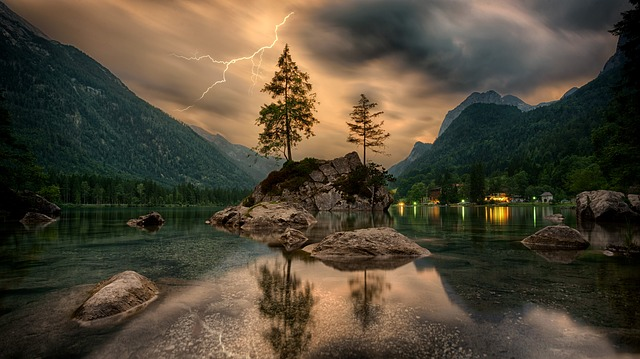
#> input picture data/images/nature-640.jpg, 640 x 359 px
$ python instagram.py   (older library calls are emulated)
#> lines starting #> are read from the running program, lines starting #| are printed output that depends on the picture

import cv2
import numpy as np
from dataPath import DATA_PATH

image = cv2.imread(DATA_PATH+"images/nature-640.jpg", cv2.IMREAD_GRAYSCALE)
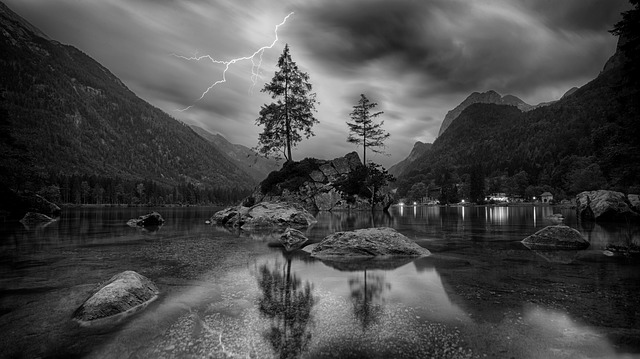
#> image: shape (359, 640); min 0, max 255, mean 71.7
image2 = cv2.imread(DATA_PATH+"images/nature-640.jpg", 1)
#> image2 is the input picture: shape (359, 640, 3); mean B, G, R 54.4, 71.1, 79.8
targetImage__ = cv2.imread(DATA_PATH+"images/target.png", cv2.IMREAD_GRAYSCALE)
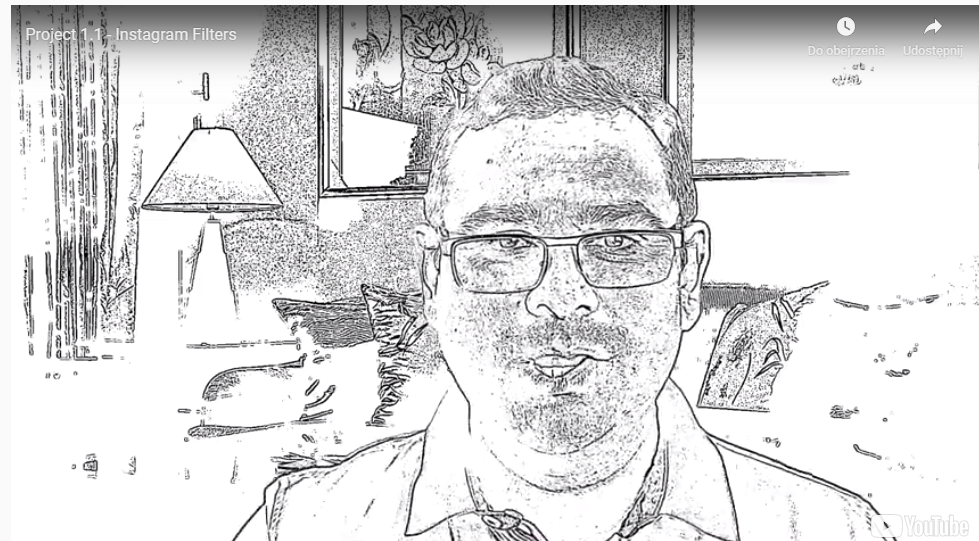
#> input picture data/images/target.PNG, 979 x 541 px, found by its file name
#> targetImage__: shape (541, 979); min 0, max 255, mean 218
cv2.imshow("targetImage__", targetImage__)

def first_der(image):
    # Apply sobel filter along x direction
    sobelx = cv2.Sobel(image, cv2.CV_32F, 1, 0)
    # Apply sobel filter along y direction
    sobely = cv2.Sobel(image,cv2.CV_32F,0,1)
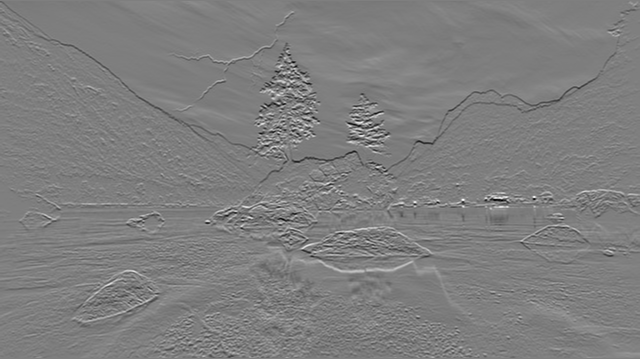
#> sobely: shape (359, 640) float32; min -692, max 695, mean -1.1; drawn with min black and max white
    gradient = np.sqrt(np.multiply(sobelx, sobelx) + np.multiply(sobely, sobely))
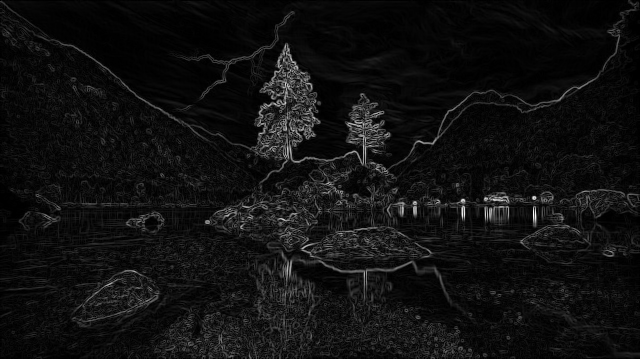
#> gradient: shape (359, 640) float32; min 0, max 853.1, mean 56.4; drawn with min black and max white
    cv2.normalize(gradient,
                    dst = gradient,
                    alpha = 0,
                    beta = 1,
                    norm_type = cv2.NORM_MINMAX,
                    dtype = cv2.CV_32F)

    _, gradient = cv2.threshold(gradient, 0.01,1,cv2.THRESH_TOZERO)
    gradient = 1-gradient
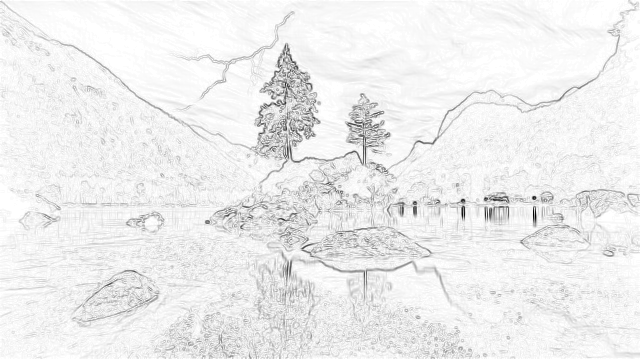
#> gradient: shape (359, 640) float32; min 5.96e-08, max 1, mean 0.934
    return gradient
gradient = first_der(image)
clahe = cv2.createCLAHE(clipLimit=2.0, tileGridSize=(8,8))
cl1 = clahe.apply(np.uint8(gradient*255))
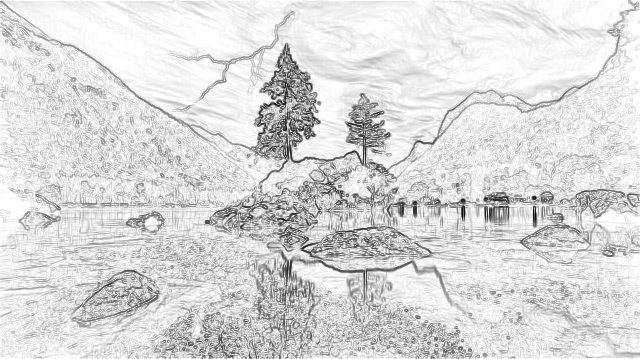
#> cl1: shape (359, 640); min 1, max 255, mean 218.8
dst_gray, dst_color = cv2.pencilSketch(image2, sigma_s=60, sigma_r=0.07, shade_factor=0.05)
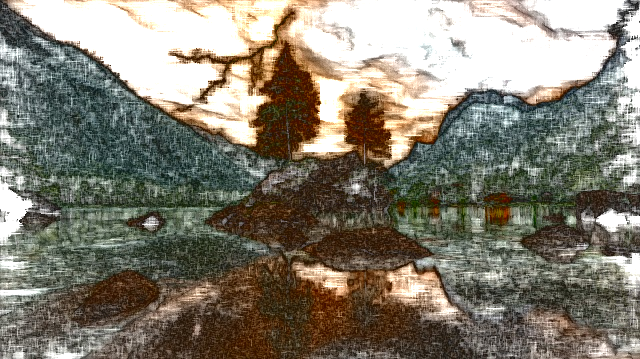
#> dst_color: shape (359, 640, 3); mean B, G, R 113.4, 126.7, 131.8
cv2.imshow("image ", dst_gray)
cv2.imshow("Laplacian 10 ", cl1)
cv2.waitKey(0)
